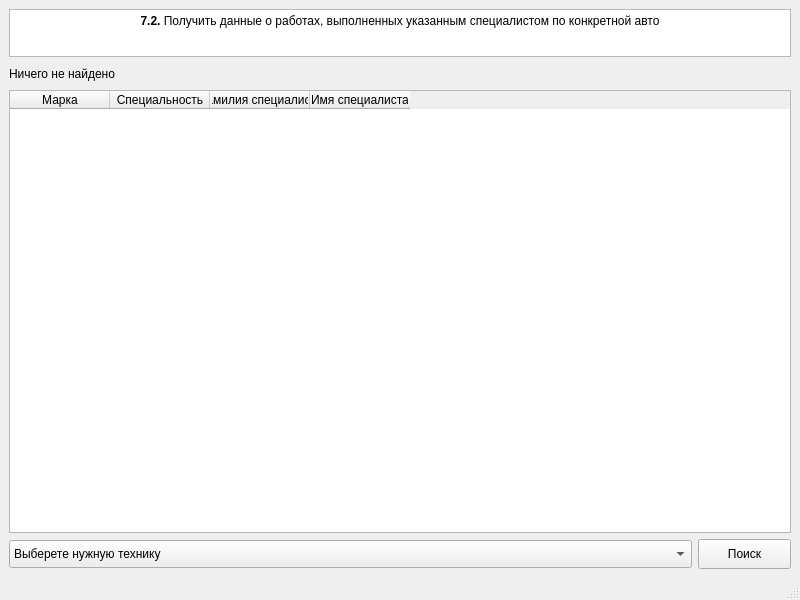
<?xml version="1.0" encoding="UTF-8"?>
<ui version="4.0">
 <class>MainWindow</class>
 <widget class="QMainWindow" name="MainWindow">
  <property name="windowModality">
   <enum>Qt::NonModal</enum>
  </property>
  <property name="geometry">
   <rect>
    <x>0</x>
    <y>0</y>
    <width>800</width>
    <height>600</height>
   </rect>
  </property>
  <property name="minimumSize">
   <size>
    <width>0</width>
    <height>0</height>
   </size>
  </property>
  <property name="maximumSize">
   <size>
    <width>16777215</width>
    <height>16777210</height>
   </size>
  </property>
  <property name="windowTitle">
   <string>Запрос 7.2</string>
  </property>
  <widget class="QWidget" name="centralwidget">
   <layout class="QVBoxLayout" name="verticalLayout_3">
    <item>
     <layout class="QVBoxLayout" name="verticalLayout">
      <item>
       <widget class="QTextBrowser" name="textBrowser">
        <property name="enabled">
         <bool>true</bool>
        </property>
        <property name="maximumSize">
         <size>
          <width>16777215</width>
          <height>48</height>
         </size>
        </property>
        <property name="html">
         <string>&lt;!DOCTYPE HTML PUBLIC &quot;-//W3C//DTD HTML 4.0//EN&quot; &quot;http://www.w3.org/TR/REC-html40/strict.dtd&quot;&gt;
&lt;html&gt;&lt;head&gt;&lt;meta name=&quot;qrichtext&quot; content=&quot;1&quot; /&gt;&lt;style type=&quot;text/css&quot;&gt;
p, li { white-space: pre-wrap; }
&lt;/style&gt;&lt;/head&gt;&lt;body style=&quot; font-family:'MS Shell Dlg 2'; font-size:7.8pt; font-weight:400; font-style:normal;&quot;&gt;
&lt;p align=&quot;center&quot; style=&quot; margin-top:0px; margin-bottom:0px; margin-left:0px; margin-right:0px; -qt-block-indent:0; text-indent:0px;&quot;&gt;&lt;span style=&quot; font-size:9pt; font-weight:600;&quot;&gt;7.2.&lt;/span&gt;&lt;span style=&quot; font-size:9pt;&quot;&gt; Получить данные о работах, выполненных указанным специалистом по конкретной авто&lt;/span&gt;&lt;/p&gt;&lt;/body&gt;&lt;/html&gt;</string>
        </property>
       </widget>
      </item>
      <item>
       <widget class="QLabel" name="label">
        <property name="maximumSize">
         <size>
          <width>16777215</width>
          <height>21</height>
         </size>
        </property>
        <property name="font">
         <font>
          <pointsize>9</pointsize>
         </font>
        </property>
        <property name="text">
         <string>Ничего не найдено</string>
        </property>
       </widget>
      </item>
     </layout>
    </item>
    <item>
     <layout class="QVBoxLayout" name="verticalLayout_2">
      <item>
       <widget class="QTableWidget" name="tableWidget">
        <property name="showGrid">
         <bool>true</bool>
        </property>
        <property name="gridStyle">
         <enum>Qt::SolidLine</enum>
        </property>
        <property name="sortingEnabled">
         <bool>false</bool>
        </property>
        <property name="wordWrap">
         <bool>true</bool>
        </property>
        <property name="cornerButtonEnabled">
         <bool>false</bool>
        </property>
        <property name="rowCount">
         <number>0</number>
        </property>
        <property name="columnCount">
         <number>4</number>
        </property>
        <column>
         <property name="text">
          <string>Марка</string>
         </property>
         <property name="font">
          <font>
           <family>MS Shell Dlg 2</family>
           <pointsize>9</pointsize>
          </font>
         </property>
        </column>
        <column>
         <property name="text">
          <string>Специальность</string>
         </property>
         <property name="font">
          <font>
           <family>MS Shell Dlg 2</family>
           <pointsize>9</pointsize>
          </font>
         </property>
        </column>
        <column>
         <property name="text">
          <string>Фамилия специалиста</string>
         </property>
         <property name="font">
          <font>
           <family>MS Shell Dlg 2</family>
           <pointsize>9</pointsize>
          </font>
         </property>
        </column>
        <column>
         <property name="text">
          <string>Имя специалиста</string>
         </property>
         <property name="font">
          <font>
           <family>MS Shell Dlg 2</family>
           <pointsize>9</pointsize>
          </font>
         </property>
        </column>
       </widget>
      </item>
      <item>
       <layout class="QHBoxLayout" name="horizontalLayout">
        <item>
         <widget class="QComboBox" name="comboBox">
          <property name="maximumSize">
           <size>
            <width>16777215</width>
            <height>28</height>
           </size>
          </property>
          <property name="font">
           <font>
            <pointsize>9</pointsize>
           </font>
          </property>
          <item>
           <property name="text">
            <string>Выберете нужную технику</string>
           </property>
          </item>
         </widget>
        </item>
        <item>
         <widget class="QPushButton" name="pushButton">
          <property name="enabled">
           <bool>true</bool>
          </property>
          <property name="minimumSize">
           <size>
            <width>0</width>
            <height>30</height>
           </size>
          </property>
          <property name="maximumSize">
           <size>
            <width>93</width>
            <height>16777215</height>
           </size>
          </property>
          <property name="font">
           <font>
            <pointsize>9</pointsize>
           </font>
          </property>
          <property name="text">
           <string>Поиск</string>
          </property>
         </widget>
        </item>
       </layout>
      </item>
     </layout>
    </item>
   </layout>
  </widget>
  <widget class="QStatusBar" name="statusbar"/>
 </widget>
 <resources/>
 <connections/>
</ui>
